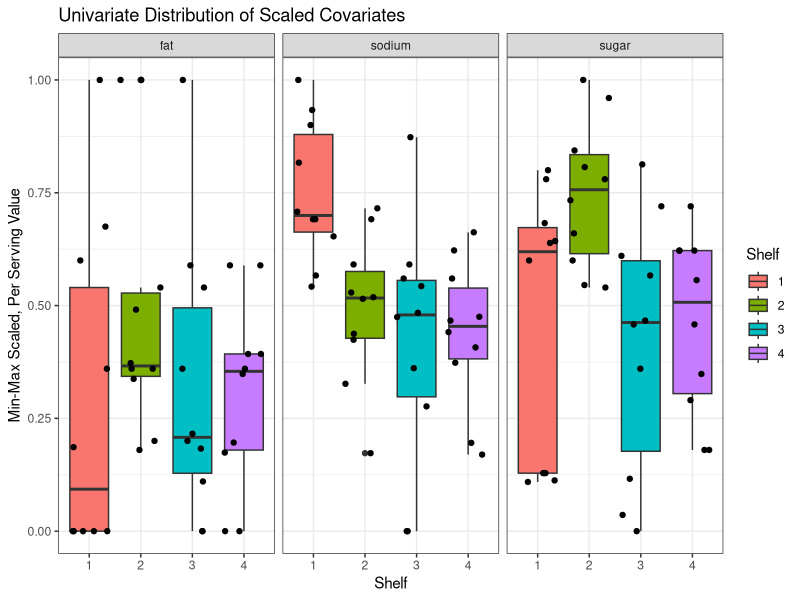
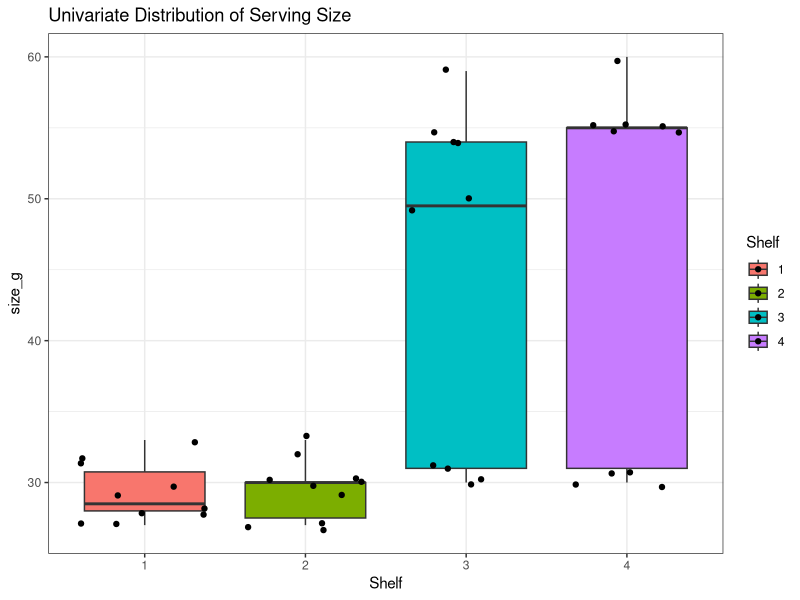
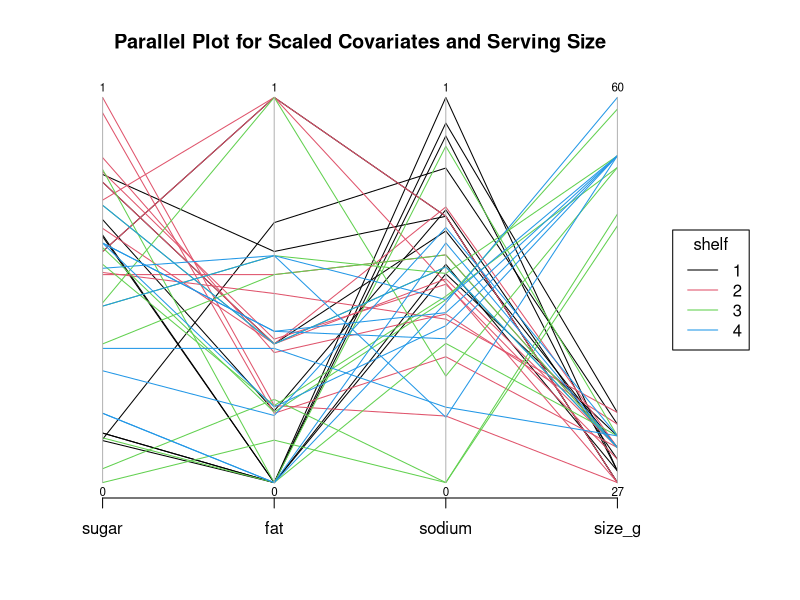
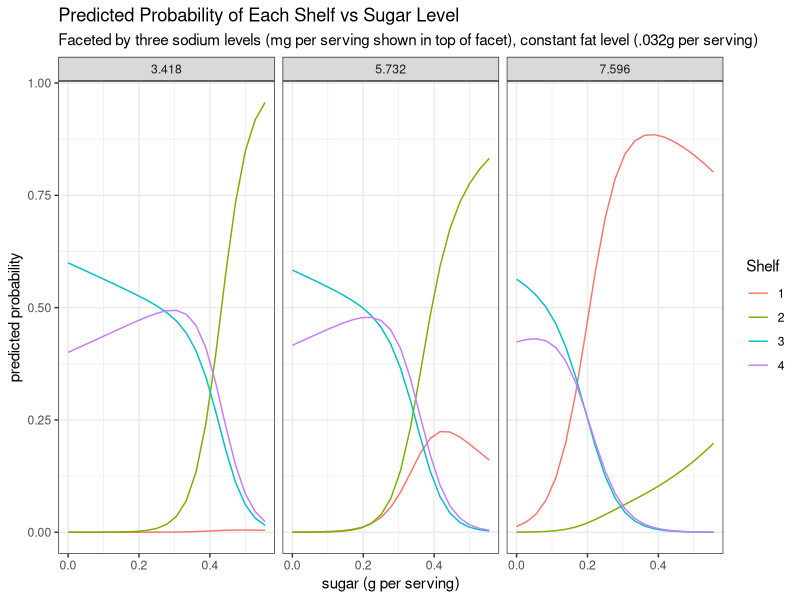

Source code (R) for these figures, in order:
## ---- chunk 1
library(Hmisc)
library(tidyverse)

library(ggplot2)
library(MASS)
library(dplyr)
## ---- chunk 2
d <- read.csv(file = 'cereal_dillons.csv')
d$Shelf_factor <- as.factor(d$Shelf)
str(d)
describe(d)
## ---- chunk 3
d <- d %>% 
  mutate(
    sugar_g_per_serving = sugar_g/size_g,
    fat_g_per_serving = fat_g/size_g,
    sodium_mg_per_serving = sodium_mg/size_g
  )
## ---- chunk 4
# min max scale a data point
#    if newrow, scale according to values in d
min_max_scale <- function(x, newrowcolname) {
  if (missing(newrowcolname)) {
    return((x - min(x)) / (max(x) - min(x)))
  } else {
    return((x - min(d[, newrowcolname])) / 
             (max(d[, newrowcolname]) - 
                min(d[, newrowcolname])
              )
           )
  }
}

d <- d %>%
  mutate(
    sugar = min_max_scale(sugar_g_per_serving),
    fat = min_max_scale(fat_g_per_serving),
    sodium = min_max_scale(sodium_mg_per_serving)
  )

head(d)
## ---- chunk 5
# scaled covariates
d %>% 
  dplyr::select(ID, Shelf, Cereal, sugar, fat, sodium) %>% 
  gather(var, value, -ID, -Shelf, -Cereal) %>% 
  ggplot(aes(x=factor(Shelf), y = value)) +
  geom_boxplot(aes(fill=factor(Shelf))) +
  geom_jitter(height = 0) +
  theme_bw() +
  facet_grid( . ~ var) +
  labs(title= "Univariate Distribution of Scaled Covariates",
       x="Shelf",
       y="Min-Max Scaled, Per Serving Value") +
  scale_fill_discrete(name="Shelf")
## ---- chunk 6
# serving size
d %>% 
  ggplot(aes(x=factor(Shelf), y = size_g, fill=factor(Shelf))) +
  geom_boxplot() +
  geom_jitter() +
  theme_bw() +
  labs(title= "Univariate Distribution of Serving Size",
       x="Shelf") + scale_fill_discrete(name="Shelf")
## ---- chunk 7
# 
par(mar=c(5.1,4.1,4.1,8.1), xpd=T)
d %>% 
  dplyr::select(sugar, fat, sodium, size_g) %>%
  parcoord(col = d$Shelf_factor, var.label = T,
           main="Parallel Plot for Scaled Covariates and Serving Size")

legend(x= "right", inset = c(-.2,0),
       legend = c("1","2", "3", "4"),
       col=c(1,2,3,4),
       title="shelf",
       lty=1
       )

## ---- chunk 8
m <- nnet::multinom(
  formula = Shelf ~  fat + sodium + sugar,
  data = d, trace = F)
summary(m)
car::Anova(m)
car::Anova(nnet::multinom(
  formula = Shelf ~  fat,
  data = d, trace =F))
## ---- chunk 9
# Check each two-way interaction for significance
car::Anova(nnet::multinom(
  formula = Shelf ~  fat + sodium + sugar + fat:sugar,
  data = d, trace = F))
car::Anova(nnet::multinom(
  formula = Shelf ~  fat + sodium + sugar + fat:sodium,
  data = d, trace = F))
car::Anova(nnet::multinom(
  formula = Shelf ~  fat + sodium + sugar + sodium:sugar,
  data = d, trace = F))

# check three-way interaction for significance
car::Anova(nnet::multinom(
  formula = Shelf ~  fat + sodium + sugar + fat:sodium:sugar,
  data = d, trace = F))

car::Anova(nnet::multinom(
  formula = Shelf ~  fat + sodium + sugar + fat:sodium + fat:sugar + sodium:sugar + fat:sodium:sugar,
  data = d, trace = F))
## ---- chunk 10
cor(d %>% dplyr::select(fat,sodium,sugar))
## ---- chunk 11
aj <- data.frame(Cereal="Apple Jacks", size_g=28, sugar_g=12, fat_g=.5, sodium_mg=130) %>% 
  mutate(
    sugar = min_max_scale(sugar_g/size_g,"sugar_g_per_serving"),
    fat = min_max_scale(fat_g/size_g,"fat_g_per_serving"),
    sodium = min_max_scale(sodium_mg/size_g,"sodium_mg_per_serving")
  )
aj
## ---- chunk 12
predict <- predict(m, type="probs", newdata=aj)
predict
## ---- chunk 13
predict_data <- data.frame(
  sugar = rep(seq(0,1,by=.05),3),
  fat = .347,
  sodium = rep(c(.319,.535,.709), each=21)
)

predict_data %>% head()

cbind(predict_data,
      predict(m, type="probs", newdata=predict_data)) %>% 
  gather(Shelf, Predicted_Probability,-sugar,-fat,-sodium) %>% 
  mutate(
    # note don't need to worry about min because is 0 for all three vars
    sugar_g_per_serving=sugar*max(d$sugar_g_per_serving),
    fat_g_per_serving=fat*max(d$fat_g_per_serving),
    sodium_mg_per_serving=sodium*max(d$sodium_mg_per_serving)
         ) %>%
  ggplot(aes(x=sugar_g_per_serving, y=Predicted_Probability, colour=factor(Shelf))) +
  geom_line() +
  theme_bw() +
  facet_grid(. ~ round(sodium_mg_per_serving,3)) + 
  guides(colour=guide_legend(title="Shelf")) +
  labs( title="Predicted Probability of Each Shelf vs Sugar Level",
        subtitle="Faceted by three sodium levels (mg per serving shown in top of facet), constant fat level (.032g per serving)",
        y="predicted probability",
        x="sugar (g per serving)")
## ---- chunk 14
# constant shift by .1 times the range (which equals the max bc all mins 0)
round(.1*max(d$fat_g_per_serving),2)
round(.1*max(d$sodium_mg_per_serving),2)
round(.1*max(d$sugar_g_per_serving),2)
# ORs
round(exp(.1*summary(m)$coefficients),2)
# Wald confidence intervals
round(exp(.1*confint(m, level=.95)),2)
